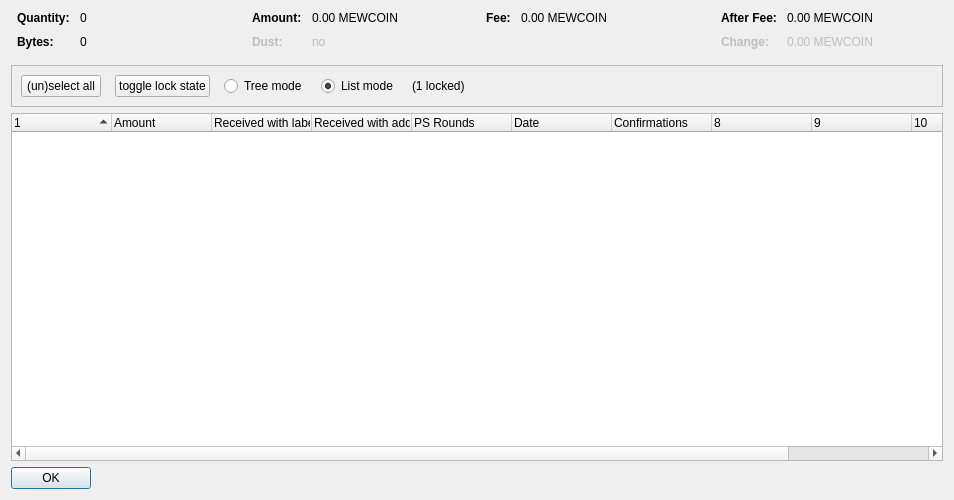
<?xml version="1.0" encoding="UTF-8"?>
<ui version="4.0">
 <class>CoinControlDialog</class>
 <widget class="QDialog" name="CoinControlDialog">
  <property name="geometry">
   <rect>
    <x>0</x>
    <y>0</y>
    <width>954</width>
    <height>500</height>
   </rect>
  </property>
  <property name="windowTitle">
   <string>Coin Selection</string>
  </property>
  <layout class="QVBoxLayout" name="verticalLayout">
   <item>
    <layout class="QHBoxLayout" name="horizontalLayoutTop" stretch="0,0,0,0">
     <property name="topMargin">
      <number>0</number>
     </property>
     <property name="bottomMargin">
      <number>10</number>
     </property>
     <item>
      <layout class="QFormLayout" name="formLayoutCoinControl1">
       <property name="horizontalSpacing">
        <number>10</number>
       </property>
       <property name="verticalSpacing">
        <number>10</number>
       </property>
       <property name="leftMargin">
        <number>6</number>
       </property>
       <property name="rightMargin">
        <number>6</number>
       </property>
       <item row="0" column="0">
        <widget class="QLabel" name="labelCoinControlQuantityText">
         <property name="font">
          <font>
           <weight>75</weight>
           <bold>true</bold>
          </font>
         </property>
         <property name="text">
          <string>Quantity:</string>
         </property>
        </widget>
       </item>
       <item row="0" column="1">
        <widget class="QLabel" name="labelCoinControlQuantity">
         <property name="cursor">
          <cursorShape>IBeamCursor</cursorShape>
         </property>
         <property name="contextMenuPolicy">
          <enum>Qt::ActionsContextMenu</enum>
         </property>
         <property name="text">
          <string notr="true">0</string>
         </property>
         <property name="textInteractionFlags">
          <set>Qt::LinksAccessibleByMouse|Qt::TextSelectableByKeyboard|Qt::TextSelectableByMouse</set>
         </property>
        </widget>
       </item>
       <item row="1" column="0">
        <widget class="QLabel" name="labelCoinControlBytesText">
         <property name="font">
          <font>
           <weight>75</weight>
           <bold>true</bold>
          </font>
         </property>
         <property name="text">
          <string>Bytes:</string>
         </property>
        </widget>
       </item>
       <item row="1" column="1">
        <widget class="QLabel" name="labelCoinControlBytes">
         <property name="cursor">
          <cursorShape>IBeamCursor</cursorShape>
         </property>
         <property name="contextMenuPolicy">
          <enum>Qt::ActionsContextMenu</enum>
         </property>
         <property name="text">
          <string notr="true">0</string>
         </property>
         <property name="textInteractionFlags">
          <set>Qt::LinksAccessibleByMouse|Qt::TextSelectableByKeyboard|Qt::TextSelectableByMouse</set>
         </property>
        </widget>
       </item>
      </layout>
     </item>
     <item>
      <layout class="QFormLayout" name="formLayoutCoinControl2">
       <property name="horizontalSpacing">
        <number>10</number>
       </property>
       <property name="verticalSpacing">
        <number>10</number>
       </property>
       <property name="leftMargin">
        <number>6</number>
       </property>
       <property name="rightMargin">
        <number>6</number>
       </property>
       <item row="0" column="0">
        <widget class="QLabel" name="labelCoinControlAmountText">
         <property name="font">
          <font>
           <weight>75</weight>
           <bold>true</bold>
          </font>
         </property>
         <property name="text">
          <string>Amount:</string>
         </property>
        </widget>
       </item>
       <item row="0" column="1">
        <widget class="QLabel" name="labelCoinControlAmount">
         <property name="cursor">
          <cursorShape>IBeamCursor</cursorShape>
         </property>
         <property name="contextMenuPolicy">
          <enum>Qt::ActionsContextMenu</enum>
         </property>
         <property name="text">
          <string notr="true">0.00 MEWCOIN</string>
         </property>
         <property name="textInteractionFlags">
          <set>Qt::LinksAccessibleByMouse|Qt::TextSelectableByKeyboard|Qt::TextSelectableByMouse</set>
         </property>
        </widget>
       </item>
       <item row="1" column="0">
        <widget class="QLabel" name="labelCoinControlLowOutputText">
         <property name="enabled">
          <bool>false</bool>
         </property>
         <property name="font">
          <font>
           <weight>75</weight>
           <bold>true</bold>
          </font>
         </property>
         <property name="text">
          <string>Dust:</string>
         </property>
        </widget>
       </item>
       <item row="1" column="1">
        <widget class="QLabel" name="labelCoinControlLowOutput">
         <property name="enabled">
          <bool>false</bool>
         </property>
         <property name="cursor">
          <cursorShape>IBeamCursor</cursorShape>
         </property>
         <property name="contextMenuPolicy">
          <enum>Qt::ActionsContextMenu</enum>
         </property>
         <property name="text">
          <string notr="true">no</string>
         </property>
         <property name="textInteractionFlags">
          <set>Qt::LinksAccessibleByMouse|Qt::TextSelectableByKeyboard|Qt::TextSelectableByMouse</set>
         </property>
        </widget>
       </item>
      </layout>
     </item>
     <item>
      <layout class="QFormLayout" name="formLayoutCoinControl3">
       <property name="horizontalSpacing">
        <number>10</number>
       </property>
       <property name="verticalSpacing">
        <number>10</number>
       </property>
       <property name="leftMargin">
        <number>6</number>
       </property>
       <property name="rightMargin">
        <number>6</number>
       </property>
       <item row="0" column="0">
        <widget class="QLabel" name="labelCoinControlFeeText">
         <property name="font">
          <font>
           <weight>75</weight>
           <bold>true</bold>
          </font>
         </property>
         <property name="text">
          <string>Fee:</string>
         </property>
        </widget>
       </item>
       <item row="0" column="1">
        <widget class="QLabel" name="labelCoinControlFee">
         <property name="cursor">
          <cursorShape>IBeamCursor</cursorShape>
         </property>
         <property name="contextMenuPolicy">
          <enum>Qt::ActionsContextMenu</enum>
         </property>
         <property name="text">
          <string notr="true">0.00 MEWCOIN</string>
         </property>
         <property name="textInteractionFlags">
          <set>Qt::LinksAccessibleByMouse|Qt::TextSelectableByKeyboard|Qt::TextSelectableByMouse</set>
         </property>
        </widget>
       </item>
      </layout>
     </item>
     <item>
      <layout class="QFormLayout" name="formLayoutCoinControl4">
       <property name="horizontalSpacing">
        <number>10</number>
       </property>
       <property name="verticalSpacing">
        <number>10</number>
       </property>
       <property name="leftMargin">
        <number>6</number>
       </property>
       <property name="rightMargin">
        <number>6</number>
       </property>
       <item row="0" column="0">
        <widget class="QLabel" name="labelCoinControlAfterFeeText">
         <property name="font">
          <font>
           <weight>75</weight>
           <bold>true</bold>
          </font>
         </property>
         <property name="text">
          <string>After Fee:</string>
         </property>
        </widget>
       </item>
       <item row="0" column="1">
        <widget class="QLabel" name="labelCoinControlAfterFee">
         <property name="cursor">
          <cursorShape>IBeamCursor</cursorShape>
         </property>
         <property name="contextMenuPolicy">
          <enum>Qt::ActionsContextMenu</enum>
         </property>
         <property name="text">
          <string notr="true">0.00 MEWCOIN</string>
         </property>
         <property name="textInteractionFlags">
          <set>Qt::LinksAccessibleByMouse|Qt::TextSelectableByKeyboard|Qt::TextSelectableByMouse</set>
         </property>
        </widget>
       </item>
       <item row="1" column="0">
        <widget class="QLabel" name="labelCoinControlChangeText">
         <property name="enabled">
          <bool>false</bool>
         </property>
         <property name="font">
          <font>
           <weight>75</weight>
           <bold>true</bold>
          </font>
         </property>
         <property name="text">
          <string>Change:</string>
         </property>
        </widget>
       </item>
       <item row="1" column="1">
        <widget class="QLabel" name="labelCoinControlChange">
         <property name="enabled">
          <bool>false</bool>
         </property>
         <property name="cursor">
          <cursorShape>IBeamCursor</cursorShape>
         </property>
         <property name="contextMenuPolicy">
          <enum>Qt::ActionsContextMenu</enum>
         </property>
         <property name="text">
          <string notr="true">0.00 MEWCOIN</string>
         </property>
         <property name="textInteractionFlags">
          <set>Qt::LinksAccessibleByMouse|Qt::TextSelectableByKeyboard|Qt::TextSelectableByMouse</set>
         </property>
        </widget>
       </item>
      </layout>
     </item>
    </layout>
   </item>
   <item>
    <widget class="QFrame" name="frame">
     <property name="minimumSize">
      <size>
       <width>0</width>
       <height>40</height>
      </size>
     </property>
     <property name="frameShape">
      <enum>QFrame::StyledPanel</enum>
     </property>
     <property name="frameShadow">
      <enum>QFrame::Sunken</enum>
     </property>
     <layout class="QHBoxLayout" name="horizontalLayout">
      <item>
       <layout class="QHBoxLayout" name="horizontalLayoutPanel" stretch="0,0,0,0,0,0">
        <property name="spacing">
         <number>14</number>
        </property>
        <item>
         <widget class="QPushButton" name="pushButtonSelectAll">
          <property name="sizePolicy">
           <sizepolicy hsizetype="Maximum" vsizetype="Fixed">
            <horstretch>0</horstretch>
            <verstretch>0</verstretch>
           </sizepolicy>
          </property>
          <property name="text">
           <string>(un)select all</string>
          </property>
          <property name="autoDefault">
           <bool>false</bool>
          </property>
         </widget>
        </item>
        <item>
         <widget class="QPushButton" name="pushButtonToggleLock">
          <property name="sizePolicy">
           <sizepolicy hsizetype="Maximum" vsizetype="Fixed">
            <horstretch>0</horstretch>
            <verstretch>0</verstretch>
           </sizepolicy>
          </property>
          <property name="text">
           <string>toggle lock state</string>
          </property>
          <property name="autoDefault">
           <bool>false</bool>
          </property>
         </widget>
        </item>
        <item>
         <widget class="QRadioButton" name="radioTreeMode">
          <property name="sizePolicy">
           <sizepolicy hsizetype="Maximum" vsizetype="Fixed">
            <horstretch>0</horstretch>
            <verstretch>0</verstretch>
           </sizepolicy>
          </property>
          <property name="text">
           <string>Tree mode</string>
          </property>
         </widget>
        </item>
        <item>
         <widget class="QRadioButton" name="radioListMode">
          <property name="sizePolicy">
           <sizepolicy hsizetype="Maximum" vsizetype="Fixed">
            <horstretch>0</horstretch>
            <verstretch>0</verstretch>
           </sizepolicy>
          </property>
          <property name="text">
           <string>List mode</string>
          </property>
          <property name="checked">
           <bool>true</bool>
          </property>
         </widget>
        </item>
        <item>
         <widget class="QLabel" name="labelLocked">
          <property name="text">
           <string>(1 locked)</string>
          </property>
         </widget>
        </item>
        <item>
         <spacer name="horizontalSpacer">
          <property name="orientation">
           <enum>Qt::Horizontal</enum>
          </property>
          <property name="sizeHint" stdset="0">
           <size>
            <width>40</width>
            <height>20</height>
           </size>
          </property>
         </spacer>
        </item>
       </layout>
      </item>
     </layout>
    </widget>
   </item>
   <item>
    <widget class="CoinControlTreeWidget" name="treeWidget">
     <property name="contextMenuPolicy">
      <enum>Qt::CustomContextMenu</enum>
     </property>
     <property name="sortingEnabled">
      <bool>false</bool>
     </property>
     <property name="columnCount">
      <number>11</number>
     </property>
     <attribute name="headerShowSortIndicator" stdset="0">
      <bool>true</bool>
     </attribute>
     <attribute name="headerStretchLastSection">
      <bool>false</bool>
     </attribute>
     <column>
      <property name="text">
       <string/>
      </property>
     </column>
     <column>
      <property name="text">
       <string>Amount</string>
      </property>
     </column>
     <column>
      <property name="text">
       <string>Received with label</string>
      </property>
     </column>
     <column>
      <property name="text">
       <string>Received with address</string>
      </property>
     </column>
     <column>
      <property name="text">
       <string>PS Rounds</string>
      </property>
     </column>
     <column>
      <property name="text">
       <string>Date</string>
      </property>
     </column>
     <column>
      <property name="text">
       <string>Confirmations</string>
      </property>
      <property name="toolTip">
       <string>Confirmed</string>
      </property>
     </column>
     <column>
      <property name="text">
       <string/>
      </property>
     </column>
     <column>
      <property name="text">
       <string/>
      </property>
     </column>
     <column>
      <property name="text">
       <string/>
      </property>
     </column>
     <column>
      <property name="text">
       <string/>
      </property>
     </column>
    </widget>
   </item>
   <item>
    <widget class="QDialogButtonBox" name="buttonBox">
     <property name="sizePolicy">
      <sizepolicy hsizetype="Maximum" vsizetype="Fixed">
       <horstretch>0</horstretch>
       <verstretch>0</verstretch>
      </sizepolicy>
     </property>
     <property name="orientation">
      <enum>Qt::Horizontal</enum>
     </property>
     <property name="standardButtons">
      <set>QDialogButtonBox::Ok</set>
     </property>
    </widget>
   </item>
  </layout>
 </widget>
 <customwidgets>
  <customwidget>
   <class>CoinControlTreeWidget</class>
   <extends>QTreeWidget</extends>
   <header>coincontroltreewidget.h</header>
  </customwidget>
 </customwidgets>
 <resources/>
 <connections/>
</ui>
